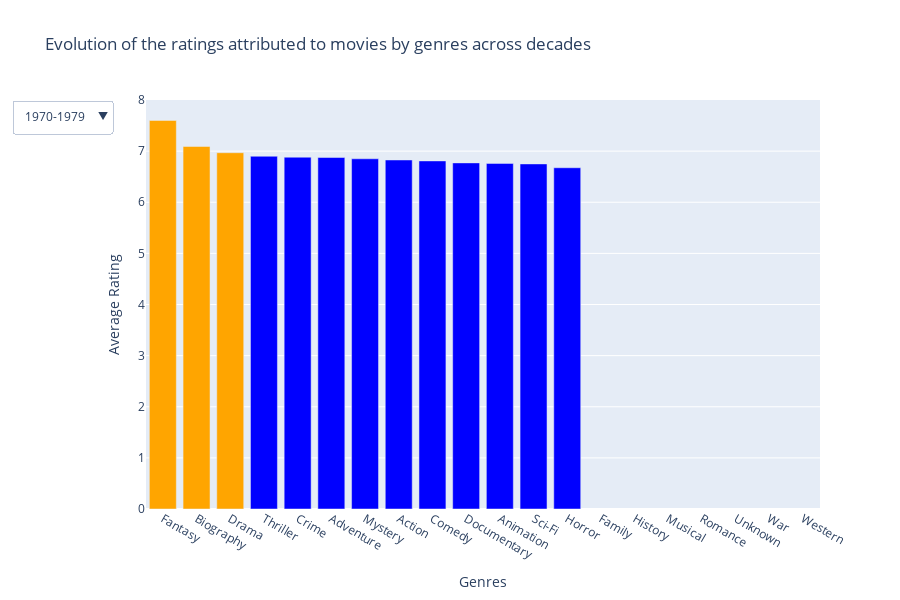

Notebook code cell kept with this figure:
### Markdown cell above
The chart generated by the code below is an interactive Plotly chart but the screenshots of each decade from this graph are present just after.

### Code cell
# We plot the graph representing the evolution of the ratings attributed to movies by the decades
# Create a figure
fig = go.Figure()

# Add bars for each decade
for decade in rating_per_decade_genre["Decade"].unique():
    # Filter by decade and sort by Rating 
    df_decade = rating_per_decade_genre[rating_per_decade_genre["Decade"] == decade]
    df_decade = df_decade.sort_values(by="Weighted_rating", ascending=False)

    # Color the 3 genres with the most releases in orange
    colors = ["orange" if i < 3 else "blue" for i in range(len(df_decade))]

    fig.add_trace(go.Bar(
        x=df_decade["Genres"],
        y=df_decade["Weighted_rating"],
        name=decade,
        visible=False,
        marker_color=colors,
    ))

# Make the first decade visible by default
fig.data[0].visible = True

# Configuring animations
fig.update_layout(
    updatemenus=[{
        "buttons": [
            {
                "label": decade,
                "method": "update",
                "args": [
                    {"visible": [decade == d for d in rating_per_decade_genre["Decade"].unique()]},
                    {"yaxis.range": [0, rating_per_decade_genre[rating_per_decade_genre["Decade"] == decade]["Weighted_rating"].max()]}
                ]  
            } for decade in rating_per_decade_genre["Decade"].unique()
        ],
        "direction": "down",
        "showactive": True
    }],
    title="Evolution of the ratings attributed to movies by genres across decades",
    height=600
)

# Edit axis titles
fig.update_layout(
    xaxis_title="Genres",
    yaxis_title="Average Rating" 
)

# Show chart
fig.show()

### Figure 1 — Plotly figure (JSON) as saved in the notebook; plotly's stock layout.template omitted (floating-point values rounded to 4 significant figures)
{"data": [{"marker": {"color": ["orange", "orange", "orange", "blue", "blue", "blue", "blue", "blue", "blue", "blue", "blue", "blue", "blue", "blue", "blue", "blue", "blue", "blue", "blue", "blue"]}, "name": "1970-1979", "type": "bar", "visible": true, "x": ["Fantasy", "Biography", "Drama", "Thriller", "Crime", "Adventure", "Mystery", "Action", "Comedy", "Documentary", "Animation", "Sci-Fi", "Horror", "Family", "History", "Musical", "Romance", "Unknown", "War", "Western"], "y": [7.6, 7.091, 6.969, 6.9, 6.881, 6.875, 6.85, 6.827, 6.809, 6.77, 6.76, 6.75, 6.675, null, null, null, null, null, null, null]}, {"marker": {"color": ["orange", "orange", "orange", "blue", "blue", "blue", "blue", "blue", "blue", "blue", "blue", "blue", "blue", "blue", "blue", "blue", "blue", "blue", "blue", "blue"]}, "name": "1980-1989", "type": "bar", "visible": false, "x": ["Animation", "Romance", "Fantasy", "Biography", "Adventure", "Action", "Crime", "Comedy", "Drama", "Horror", "Documentary", "Thriller", "Sci-Fi", "Family", "Mystery", "History", "Musical", "Unknown", "War", "Western"], "y": [7.285, 7.15, 7.01, 6.96, 6.926, 6.902, 6.866, 6.863, 6.842, 6.776, 6.768, 6.75, 6.733, 6.7, 6, null, null, null, null, null]}, {"marker": {"color": ["orange", "orange", "orange", "blue", "blue", "blue", "blue", "blue", "blue", "blue", "blue", "blue", "blue", "blue", "blue", "blue", "blue", "blue", "blue", "blue"]}, "name": "1990-1999", "type": "bar", "visible": false, "x": ["Animation", "Thriller", "Crime", "Horror", "Adventure", "Biography", "Action", "Drama", "Comedy", "Fantasy", "Documentary", "Western", "Sci-Fi", "Family", "Mystery", "Romance", "History", "Musical", "Unknown", "War"], "y": [7.42, 7.1, 6.971, 6.954, 6.952, 6.94, 6.891, 6.862, 6.851, 6.782, 6.753, 6.7, 6.6, 6.6, 6.46, 6.4, null, null, null, null]}, {"marker": {"color": ["orange", "orange", "orange", "blue", "blue", "blue", "blue", "blue", "blue", "blue", "blue", "blue", "blue", "blue", "blue", "blue", "blue", "blue", "blue", "blue"]}, "name": "2000-2009", "type": "bar", "visible": false, "x": ["Fantasy", "Mystery", "Sci-Fi", "Animation", "Thriller", "Biography", "War", "Crime", "Action", "Drama", "Comedy", "Adventure", "Unknown", "Documentary", "Romance", "Musical", "Horror", "Family", "History", "Western"], "y": [7.25, 7.1, 7.08, 7.031, 7, 6.888, 6.867, 6.864, 6.844, 6.798, 6.746, 6.743, 6.7, 6.678, 6.644, 6.622, 6.539, 6.3, null, null]}, {"marker": {"color": ["orange", "orange", "orange", "blue", "blue", "blue", "blue", "blue", "blue", "blue", "blue", "blue", "blue", "blue", "blue", "blue", "blue", "blue", "blue", "blue"]}, "name": "2010-2019", "type": "bar", "visible": false, "x": ["Musical", "Animation", "Biography", "Mystery", "Drama", "Crime", "Documentary", "Unknown", "Adventure", "Fantasy", "Thriller", "Comedy", "Action", "Romance", "Sci-Fi", "Horror", "Family", "History", "War", "Western"], "y": [6.925, 6.816, 6.802, 6.764, 6.746, 6.736, 6.715, 6.7, 6.661, 6.633, 6.626, 6.619, 6.569, 6.55, 6.4, 6.388, null, null, null, null]}, {"marker": {"color": ["orange", "orange", "orange", "blue", "blue", "blue", "blue", "blue", "blue", "blue", "blue", "blue", "blue", "blue", "blue", "blue", "blue", "blue", "blue", "blue"]}, "name": "2020-2029", "type": "bar", "visible": false, "x": ["Family", "Unknown", "Romance", "Documentary", "Animation", "History", "Biography", "Drama", "Crime", "Musical", "Fantasy", "Comedy", "Adventure", "Thriller", "Horror", "Action", "Mystery", "Sci-Fi", "War", "Western"], "y": [7.65, 6.95, 6.75, 6.734, 6.734, 6.7, 6.696, 6.664, 6.6, 6.6, 6.575, 6.551, 6.535, 6.524, 6.436, 6.355, 6.3, 6.3, null, null]}], "layout": {"height": 600, "title": {"text": "Evolution of the ratings attributed to movies by genres across decades"}, "updatemenus": [{"buttons": [{"args": [{"visible": [true, false, false, false, false, false]}, {"yaxis.range": [0, 7.6]}], "label": "1970-1979", "method": "update"}, {"args": [{"visible": [false, true, false, false, false, false]}, {"yaxis.range": [0, 7.285]}], "label": "1980-1989", "method": "update"}, {"args": [{"visible": [false, false, true, false, false, false]}, {"yaxis.range": [0, 7.42]}], "label": "1990-1999", "method": "update"}, {"args": [{"visible": [false, false, false, true, false, false]}, {"yaxis.range": [0, 7.25]}], "label": "2000-2009", "method": "update"}, {"args": [{"visible": [false, false, false, false, true, false]}, {"yaxis.range": [0, 6.925]}], "label": "2010-2019", "method": "update"}, {"args": [{"visible": [false, false, false, false, false, true]}, {"yaxis.range": [0, 7.65]}], "label": "2020-2029", "method": "update"}], "direction": "down", "showactive": true}], "xaxis": {"title": {"text": "Genres"}}, "yaxis": {"title": {"text": "Average Rating"}}}}
